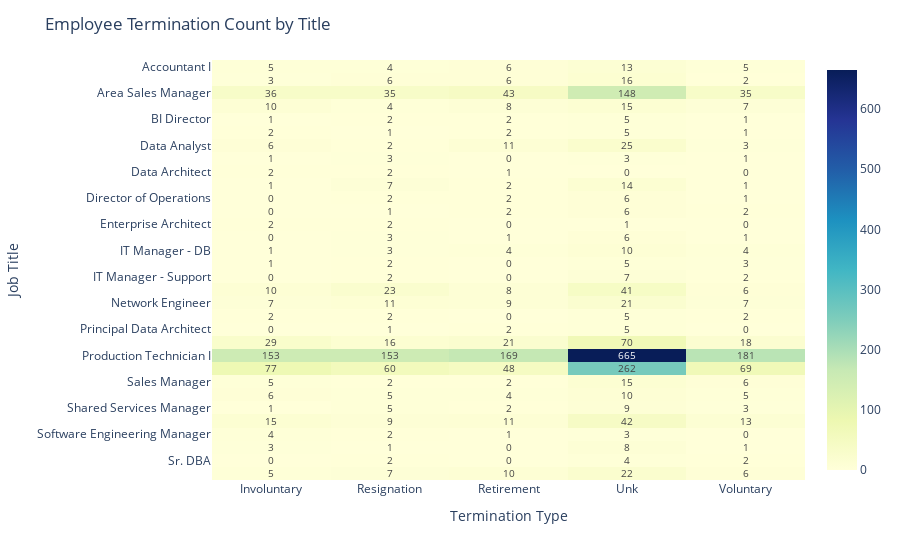

The code cell stored with this chart in its notebook:
### Markdown cell above
The danger of trusting your data too much is that it can lead to misguided decisions if the data is incomplete, inaccurate, or misinterpreted. Always validate your data, understand its limitations, and combine insights with domain knowledge before taking action.

I visualized the relationship between job titles and termination types using a crosstab of Title vs TerminationType from the raw data. This revealed potential issues, such as entries like 'Unk' that are unclear, and Sankey diagrams mapping DepartmentType, EmployeeStatus, and TerminationType showed unexpected flows, such as active employees linked to termination types or illogical department-term outcomes.

A closer inspection of the last 30 records for EmployeeStatus, TerminationType, and TerminationDescription confirmed several inconsistencies, including active employees with termination information and mismatched or unclear statuses. Investigating the distribution of EmployeeStatus by ExitYear further highlighted patterns and potential data quality issues. To address this, in the cleaned dataset I set EmployeeStatus to 'Inactive' when ExitDate is not missing, keeping the original status otherwise, ensuring a more accurate analysis of terminations.

I also reviewed unique values for each column to understand the structure, identify categories, and detect anomalies, finding some entries—such as dates and divisions—that required adjustment. Finally, examining the relationship between EmployeeType and EmployeeClassificationType using a cross-tabulation and heatmap revealed inconsistencies, indicating potential data entry or categorization errors that should be corrected.

### Code cell
# Crosstab of Title vs TerminationType

ct_pos_term = pd.crosstab(employee_df['Title'], employee_df['TerminationType'])

fig = px.imshow(
    ct_pos_term.values,
    x=ct_pos_term.columns,
    y=ct_pos_term.index,
    text_auto=True,
    color_continuous_scale='YlGnBu',
    aspect="auto"
)
fig.update_layout(
    title="Employee Termination Count by Title",
    xaxis_title="Termination Type",
    yaxis_title="Job Title"
)
fig.show()

### Figure 1 — Plotly figure (JSON) as saved in the notebook; plotly's stock layout.template omitted (floating-point values rounded to 4 significant figures; data arrays with more than 128 entries replaced by an {"elided": "..."} marker saying what was removed)
{"data": [{"coloraxis": "coloraxis", "hovertemplate": "x: %{x}<br>y: %{y}<br>color: %{z}<extra></extra>", "name": "0", "texttemplate": "%{z}", "type": "heatmap", "x": ["Involuntary", "Resignation", "Retirement", "Unk", "Voluntary"], "xaxis": "x", "y": ["Accountant I", "Administrative Assistant", "Area Sales Manager", "BI Developer", "BI Director", "CIO", "Data Analyst", "Data Analyst ", "Data Architect", "Database Administrator", "Director of Operations", "Director of Sales", "Enterprise Architect", "IT Director", "IT Manager - DB", "IT Manager - Infra", "IT Manager - Support", "IT Support", "Network Engineer", "President & CEO", "Principal Data Architect", "Production Manager", "Production Technician I", "Production Technician II", "Sales Manager", "Senior BI Developer", "Shared Services Manager", "Software Engineer", "Software Engineering Manager", "Sr. Accountant", "Sr. DBA", "Sr. Network Engineer"], "yaxis": "y", "z": {"elided": "32x5 int values"}}], "layout": {"coloraxis": {"colorscale": [[0, "rgb(255,255,217)"], [0.125, "rgb(237,248,177)"], [0.25, "rgb(199,233,180)"], [0.375, "rgb(127,205,187)"], [0.5, "rgb(65,182,196)"], [0.625, "rgb(29,145,192)"], [0.75, "rgb(34,94,168)"], [0.875, "rgb(37,52,148)"], [1, "rgb(8,29,88)"]]}, "margin": {"t": 60}, "title": {"text": "Employee Termination Count by Title"}, "xaxis": {"anchor": "y", "domain": [0, 1], "title": {"text": "Termination Type"}}, "yaxis": {"anchor": "x", "autorange": "reversed", "domain": [0, 1], "title": {"text": "Job Title"}}}}
